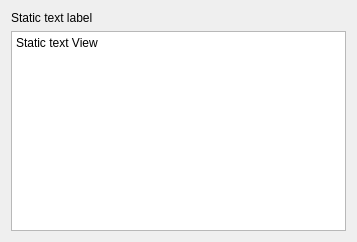
<?xml version="1.0" encoding="UTF-8"?>
<ui version="4.0">
 <class>Form</class>
 <widget class="QWidget" name="Form">
  <property name="geometry">
   <rect>
    <x>0</x>
    <y>0</y>
    <width>357</width>
    <height>242</height>
   </rect>
  </property>
  <property name="windowTitle">
   <string>Plain PyQt functionality</string>
  </property>
  <layout class="QVBoxLayout" name="verticalLayout">
   <item>
    <widget class="QLabel" name="label">
     <property name="text">
      <string>Static text label</string>
     </property>
    </widget>
   </item>
   <item>
    <widget class="QPlainTextEdit" name="plainTextEdit">
     <property name="plainText">
      <string>Static text View</string>
     </property>
    </widget>
   </item>
  </layout>
 </widget>
 <resources/>
 <connections/>
</ui>
